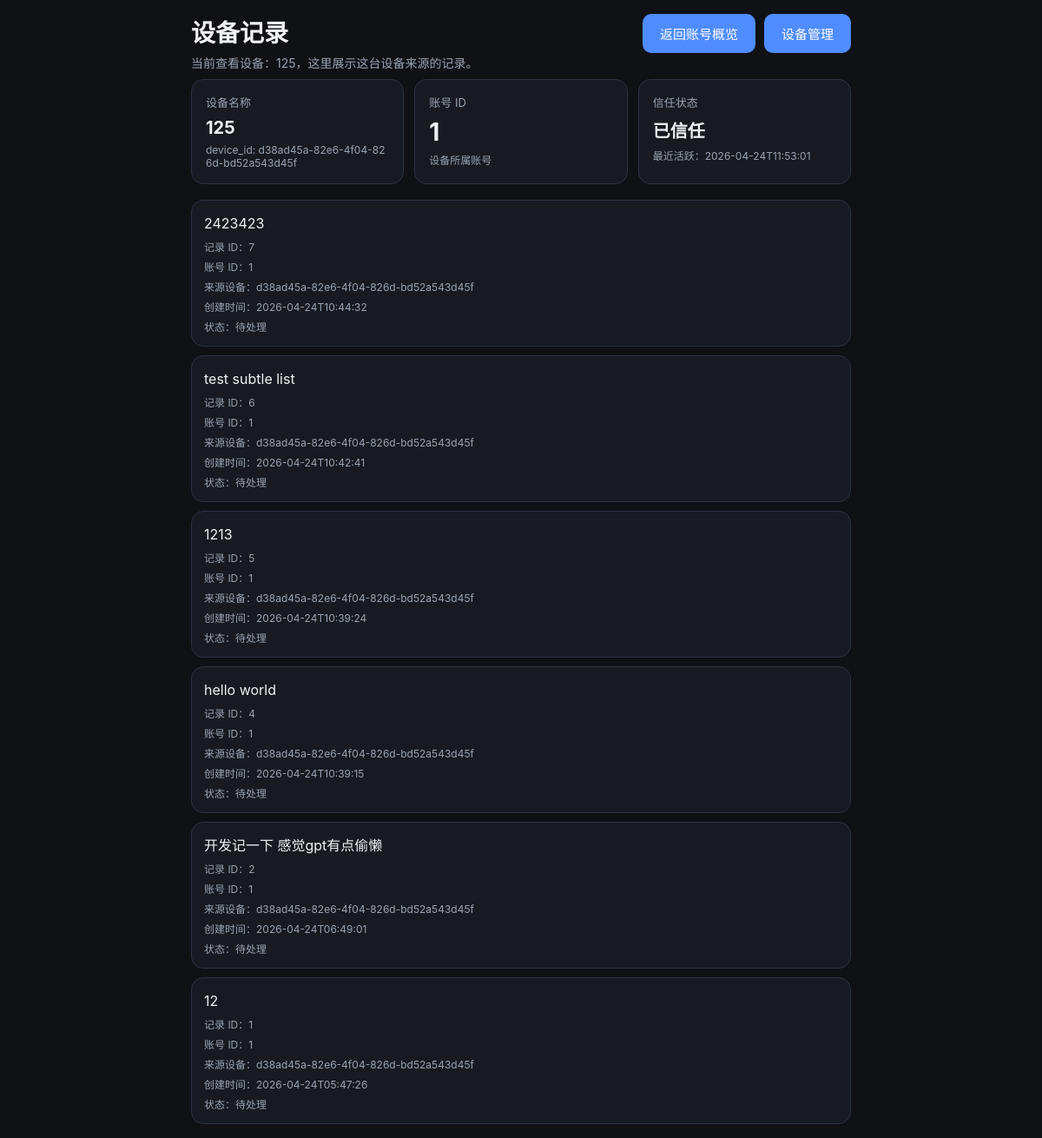
The app's page /devices/d38ad45a-82e6-4f04-826d-bd52a543d45f/items, older data.
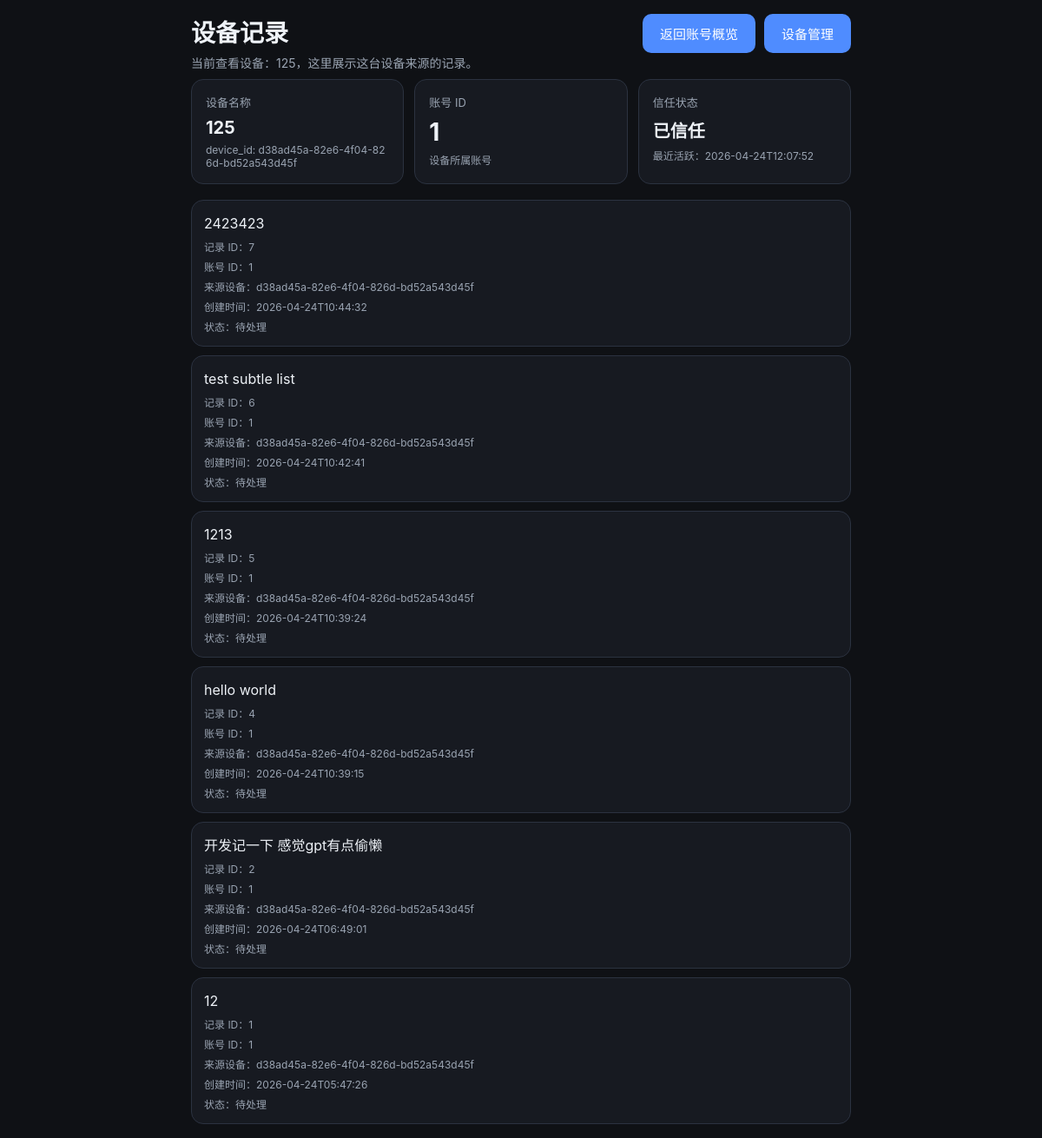
The same page, newer data.
### tables this page shows
CREATE TABLE devices (
            id INTEGER PRIMARY KEY AUTOINCREMENT,
            user_id INTEGER NOT NULL DEFAULT 1,
            device_id TEXT NOT NULL,
            device_name TEXT,
            token_hash TEXT,
            trusted INTEGER NOT NULL DEFAULT 0,
            created_at TEXT NOT NULL DEFAULT (datetime('now')),
            last_seen_at TEXT
        , provision_source TEXT NOT NULL DEFAULT 'direct', pending_approval INTEGER NOT NULL DEFAULT 0);

### app/main.py (the view)
@app.route("/devices/<device_id>/items")
def device_items_page(device_id):
    guard = admin_guard()
    if guard:
        return guard
    device, items = get_device_items(device_id)
    return render_template("device_items.html", device=device, items=items)

### app/main.py (called while the page is built)
def get_conn():
    conn = sqlite3.connect(str(DB_PATH))
    conn.row_factory = sqlite3.Row
    return conn

def admin_cookie_value():
    if not ADMIN_PASSWORD:
        return None
    return hashlib.sha256(ADMIN_PASSWORD.encode()).hexdigest()

def is_admin_authenticated():
    expected = admin_cookie_value()
    if not expected:
        return True
    actual = request.cookies.get(ADMIN_COOKIE, "")
    return hmac.compare_digest(actual, expected)

def admin_guard():
    if is_admin_authenticated():
        return None
    next_path = request.path
    if request.query_string:
        next_path += "?" + request.query_string.decode()
    return redirect(url_for("admin_login_page", next=next_path))

### app/templates/device_items.html (shortened to what this page needs)
<!doctype html>
<html lang="zh-CN">
<head>
  <link rel="stylesheet" href="/static/style.css" />
</head>
<body>
  <main class="container">
    <header class="header">
      <div class="title-row">
        <div>
          <h1>设备记录</h1>
          {% if device %}
            <p class="subtitle">当前查看设备：{{ device.device_name or 'Unknown' }}，这里展示这台设备来源的记录。</p>
          {% else %}
            <p class="subtitle">设备不存在，或尚未识别到对应设备。</p>
          {% endif %}
        </div>
        <div class="toolbar-actions">
          <a class="nav-link" href="/account">返回账号概览</a>
          <a class="nav-link" href="/devices">设备管理</a>
        </div>
      </div>
    </header>
    {% if device %}
      <section class="summary-grid">
        <article class="summary-card">
          <div class="summary-label">设备名称</div>
          <div class="summary-value small">{{ device.device_name or 'Unknown' }}</div>
          <div class="item-meta">device_id: {{ device.device_id }}</div>
        </article>
        <article class="summary-card">
          <div class="summary-label">账号 ID</div>
          <div class="summary-value">{{ device.user_id }}</div>
          <div class="item-meta">设备所属账号</div>
        </article>
        <article class="summary-card">
          <div class="summary-label">信任状态</div>
          <div class="summary-value small">{{ '已信任' if device.trusted else '待确认' }}</div>
          <div class="item-meta">最近活跃：{{ device.last_seen_at or '-' }}</div>
        </article>
      </section>
    {% endif %}
    <section class="list">
      {% if items %}
        {% for item in items %}
          <article class="item {% if item.status == 'done' %}done{% endif %}">
            <div class="item-main grow">
              <div class="item-content">{{ item.content }}</div>
              <div class="item-meta">记录 ID：{{ item.id }}</div>
              <div class="item-meta">账号 ID：{{ item.user_id }}</div>
              <div class="item-meta">来源设备：{{ item.source_device_id or '-' }}</div>
              <div class="item-meta">创建时间：{{ item.created_at or '-' }}</div>
              <div class="item-meta">状态：{{ '已完成' if item.status == 'done' else '待处理' }}</div>
            </div>
          </article>
        {% endfor %}
      {% else %}
        <div class="empty">这台设备下还没有记录。</div>
      {% endif %}
    </section>
  </main>
</body>
</html>

Row changes from the older to the newer data that the page shows:
changed devices "已信任": last_seen_at "2026-04-24T11:53:01" → "2026-04-24T12:07:52"
